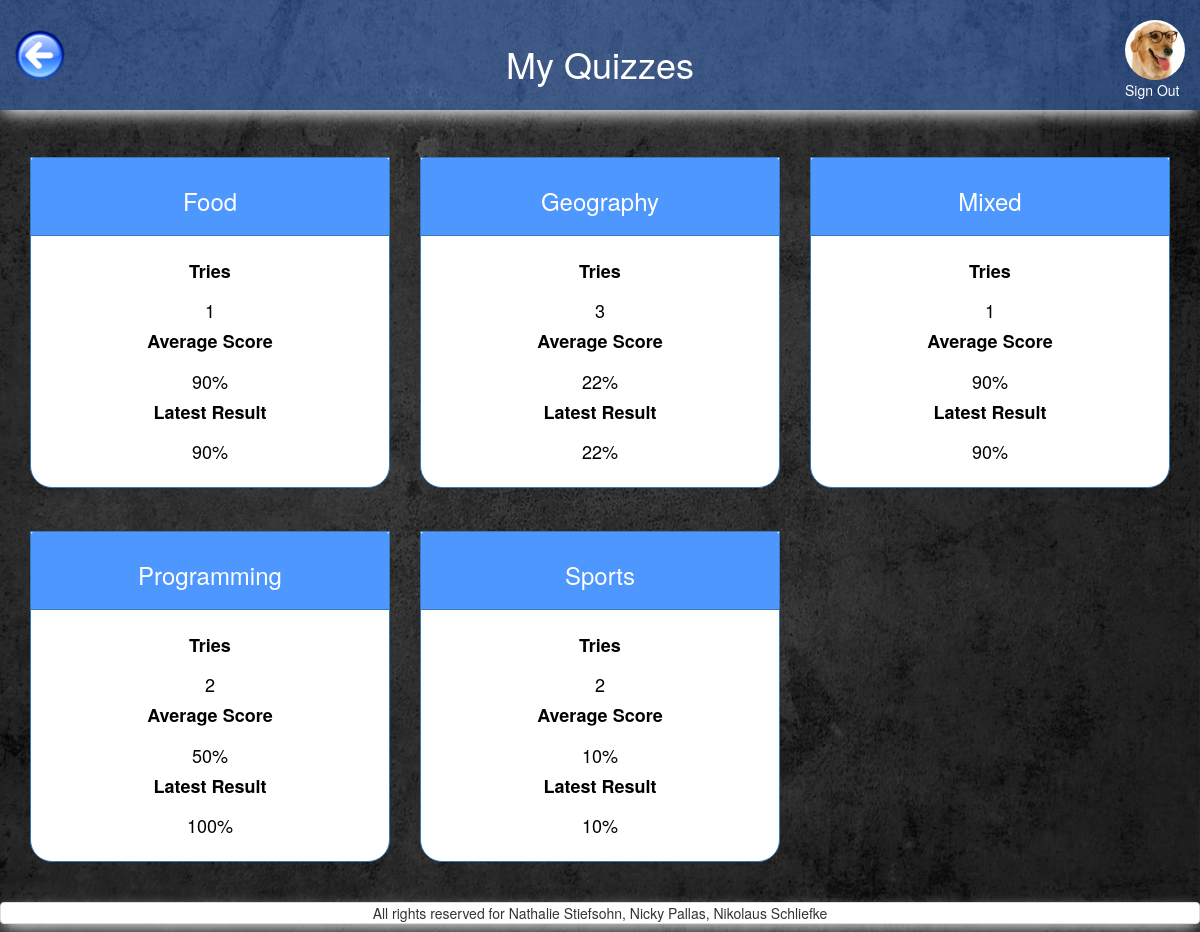
/my_quizzes.php (signed in), run on the app's committed database.
### tables this page shows
CREATE TABLE `users` (
  `id` int(11) NOT NULL,
  `FK_avatars` int(11) NOT NULL,
  `FK_classes` int(11) NOT NULL DEFAULT '1',
  `email` varchar(255) NOT NULL,
  `password` varchar(255) NOT NULL,
  `first_name` varchar(255) NOT NULL,
  `family_name` varchar(255) NOT NULL,
  `date_of_birth` date NOT NULL DEFAULT '1993-07-30'
);

CREATE TABLE `avatars` (
  `id` int(11) NOT NULL,
  `location` varchar(255) NOT NULL
);

CREATE TABLE `categories` (
  `id` int(11) NOT NULL,
  `category` varchar(13) NOT NULL,
  `image` varchar(255) NOT NULL DEFAULT 'default.png',
  `amount_questions` int(11) NOT NULL DEFAULT '8',
  `tries` int(11) NOT NULL DEFAULT '5',
  `passed_at` decimal(3,2) NOT NULL DEFAULT '0.60'
);

### includes/start_session_user.php (called while the page is built, shortened)
<?php
 require_once 'dbconnect.php';
 $res=mysqli_query($con, "SELECT first_name, family_name, date_of_birth, users.id AS user_id, avatars.location AS avatar, avatars.id AS avatar_id, email, fk_classes FROM users
 	JOIN avatars ON users.FK_avatars=avatars.id
 	WHERE users.id=".$_SESSION['user']);
	 $userRow=mysqli_fetch_array($res);
	 $user_id = $userRow['user_id'];
	 $user_avatar = $userRow['avatar'];
?>

### query/my_quizzes_categories.php (called while the page is built)
<?php
$query_categories = "
    SELECT
        category,
        categories.id AS category_id,
        count(quizzes.id) AS games_played,
        avg(scores) AS average_score,
        max(end_timestamp) AS latest_timestamp
    FROM `quizzes`
    LEFT JOIN categories ON categories.id=quizzes.FK_categories
    where FK_users = ".$user_id."
    GROUP by category
    ORDER BY
        category ASC;
";
$res_categories = mysqli_query($con, $query_categories);
?>

### my_quizzes.php (the view, shortened to what this page needs)
<?php
require_once('includes/start_session_user.php');
?>
<!DOCTYPE html>
<html>
<head>
    <?php
require_once('includes/head_tag.php');
    ?>
</head>
<body>
<div id="wrap">
  <div id="main" class="container-fluid clear-top">
    <header class="row shadow" id="header">
            <div class="col-xs-3">
                <a href="home_user.php">
                    <img alt="back_button" src="pictures/back_button.png" id="back_button"/>
                </a>
            </div>
            <div class="col-xs-6 white text-center margin-top">
                <h1 class="heading_font">My Quizzes</h1>
            </div>
        <?php
        echo'
            <div class="col-xs-3">
                <a href="logout.php?logout" class="pull-right">
                    <img class="img-circle show_avatar border" src="'.$user_avatar.'" alt="avatar" id="avatar_img"><br>
                    Sign Out
                </a>
            </div>';
        ?>
    </header>
    <div class="row">
        <main class="col-xs-12">
            <section class="row">
                <div class="col-xs-12 margin-top">
                <?php
                require_once('query/my_quizzes_categories.php');
                while ($row_categories  = mysqli_fetch_array($res_categories)){
                    $category = $row_categories['category'];
                    $category_id=$row_categories['category_id'];
                    $average_score=$row_categories['average_score'];
                    $latest_timestamp=$row_categories['latest_timestamp'];
                    $games_played=$row_categories['games_played'];
                    $query_latest_result = "
                        SELECT
                            scores AS latest_score
                        FROM `quizzes`
                        where FK_users = ".$user_id."
                        AND quizzes.fk_categories=".$category_id."
                        AND end_timestamp='".$latest_timestamp."'
                        ";
                    $res_latest_result = mysqli_query($con, $query_latest_result);
                    $latest_result = mysqli_fetch_array($res_latest_result);
                    $latest_score = $latest_result['latest_score'];
                    echo '
                    <a class="col-xs-12 col-sm-6 col-md-4 margin-top a_category" href="quizzes_per_category.php?category_id='.$category_id.'">
                        <div class="panel panel-primary" id="category_panel" >
                            <div class="text-center panel-heading" id="category_header">
                                <h3>'.$category.'</h3>
                            </div>
                            <div class="panel-body text-center">
                                <h4><b>Tries </b><br><br>'.$games_played.'</h4>
                                <h4><b>Average Score </b><br><br>'.number_format($average_score*100).'%</h4>
                                <h4><b>Latest Result </b><br><br>'.number_format($latest_score*100).'%</h4>
                            </div>
                        </div>
                    </a>
                    ';
                }
                ?>
                </div>
            </section>
        </main>
    </div>
  </div>
</div>
    <?php
require_once('includes/footer.php');
    ?>
</body>
</html>

### css/style.css (style rules this page uses)
header h1 { position: relative; }
#avatar_img { margin-top:20px; height: 60px; }
#back_button { margin-top:30px; height: 50px; }
#header { background-color: rgba(77,141,255,0.4); height: 110px; }
#header a:link { color: white; }
body { content: ""; background: url("../pictures/grey_background.jpg"); background-size: 100% 100%; background-repeat: repeat; top: 0; left: 0; bottom: 0; right: 0; position: absolute; z-index: -1; }
.shadow { -webkit-box-shadow: 0px 6px 16px -3px rgba(255,255,255,1); -moz-box-shadow: 0px 6px 16px -3px rgba(255,255,255,1); box-shadow: 0px 6px 16px -3px rgba(255,255,255,1); }
.margin-top { margin-top: 2%; }
#category_panel { border-radius: 0px 0px 22px 22px; -moz-border-radius: 0px 0px 22px 22px; -webkit-border-radius: 0px 0px 22px 22px; }
#category_header { background-color:#4D97FF; }
.a_category:link { color: black; text-decoration: none; }
.white { color: white; }

### includes/head_tag.php (style rules this page uses)
html, body { height: 100%; }
#wrap { min-height: 100%; }
#main { overflow:auto; padding-bottom:50px; }

### data on the page
users: FK_avatars.location (picture)
categories: category "Food", games_played "1", average_score "90", latest_score "90"
categories: category "Geography", games_played "3", average_score "22", latest_score "22"
categories: category "Mixed", games_played "1", average_score "90", latest_score "90"
categories: category "Programming", games_played "2", average_score "50", latest_score "100"
categories: category "Sports", games_played "2", average_score "10", latest_score "10"
